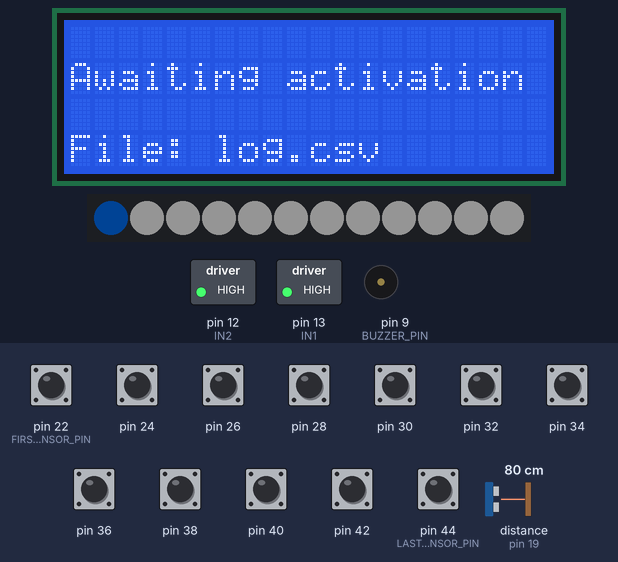
Recording of a sketch running on a simulated Arduino Mega 2560, built with avr-gcc and run on an emulated ATmega2560. Parts: 20×4 character LCD, 12 RGB LEDs in strip order, left to right, switched loads named in the sketch (green lamp = pin HIGH), buzzer (waves = sounding). Wiring (inferred from the names in the program): range finder with pulse-width output: data pin 19. Dashed ring = blinking. Inputs (shaded band) come from the test bench; at power-on: pin 22 (FIRST_HALL_SENSOR_PIN), pin 24, pin 26, pin 28, pin 30, pin 32, pin 34, pin 36, pin 38, pin 40, pin 42, pin 44 (LAST_HALL_SENSOR_PIN) HIGH, distance to the obstacle (sensor on pin 19) 80 cm. Dim RGB values are drawn brighter than linear; storage starts empty; what the sketch prints to the serial monitor is not drawn.

Above: at 1.5 s.
1.6 s: distance to the obstacle (sensor on pin 19) set to 19 cm
3.1 s: distance to the obstacle (sensor on pin 19) set to 16 cm
At 4.2 s:
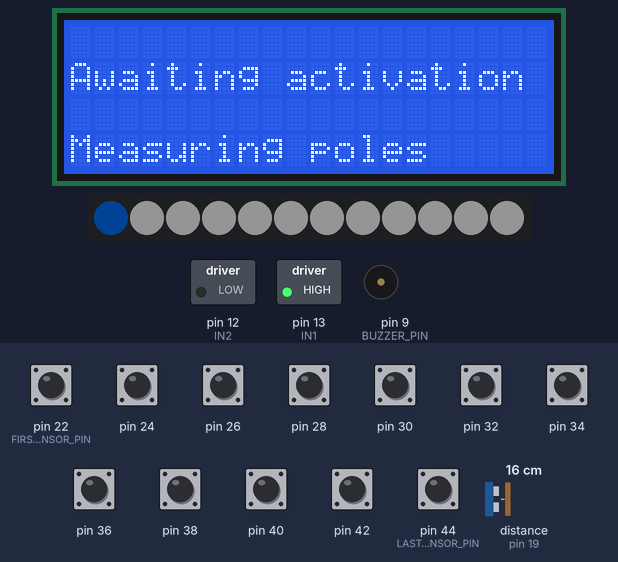
At 6.3 s:
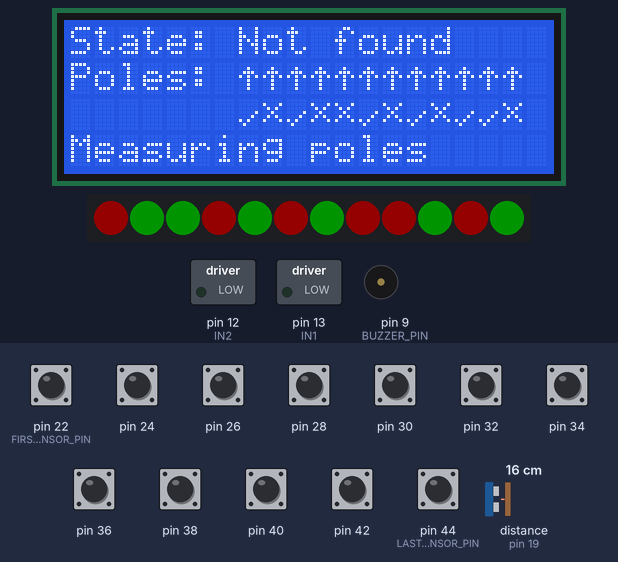
9.1 s: distance to the obstacle (sensor on pin 19) set to 35 cm
At 11.8 s:
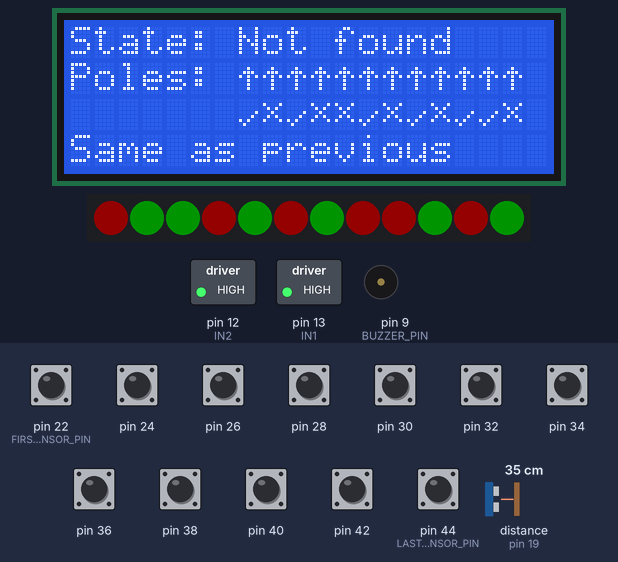
12.1 s: distance to the obstacle (sensor on pin 19) set to 250 cm
At 14.9 s:
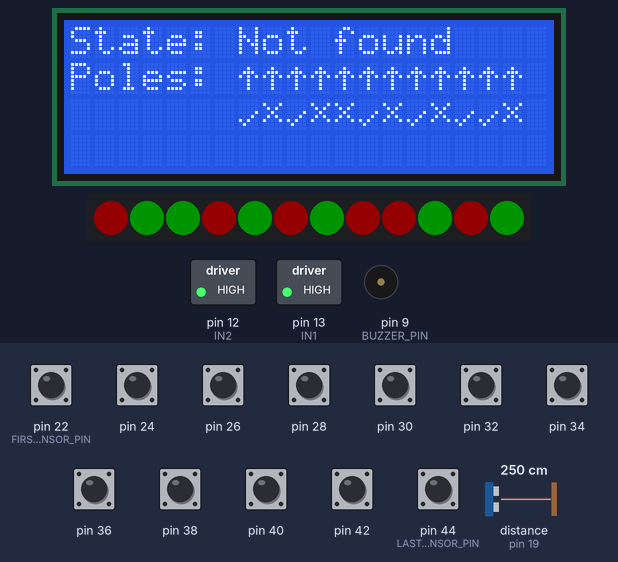
15.1 s: distance to the obstacle (sensor on pin 19) set to 210 cm
18.1 s: distance to the obstacle (sensor on pin 19) set to 205 cm
Timing chart, 0 to 21.1 s (numbered marks = the images above; inputs shaded):
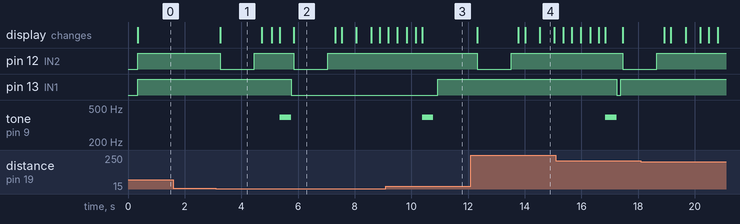

Measured:
- the behaviour switches between 18 and 17 cm on distance to the obstacle (sensor on pin 19) (found by bisection; images 0 and 1)
- after the input at 1.6 s, every drawn part: stays the same
- after the input at 3.1 s, pin 12 (IN2): alternates HIGH for 1.4 s and LOW for 1.2 s, starting after 0.15 s; pin 13 (IN1): HIGH → LOW after 2.7 s; tone on pin 9 (BUZZER_PIN): silent → 392 Hz after 2.3 s, → silent 0.40 s later; the display: changes after 0.15 s (image 1)
- after the input at 9.1 s, pin 12 (IN2): stays HIGH (without the input it goes to LOW after 1.8 s); pin 13 (IN1): LOW → HIGH after 1.8 s
- after the input at 12.1 s, pin 12 (IN2): HIGH → LOW after 0.22 s, → HIGH 1.2 s later; the display: first changes after 0.22 s (image 4 shows a later state)
- what the display in image 1 shows lasts 1.4 s, from 3.3 s to 4.7 s
- what the display in image 4 shows lasts 0.5 s, from 14.5 s to 15.0 s

The sketch:

main.ino
```cpp
#include "peripherals.h"
#include "constants.h"
//#define DEBUG

volatile boolean activated = false;

void enableSignalISR(void);
void initActivationPin(int enablePin);

String fileName = "";
bool SDWorking = false;

void setup() {
  Serial.begin(115200);
  delay(50);

  //initialise IO peripherals
  fileName = checkFileNamesSD();
  SDWorking = initSD(fileName);
  initLCD();
  initMessageLCD(SDWorking, fileName);
  initHallSensors();
  initLEDs();
  initRelays();
  initActivationPin(ENABLE_PIN);
}

uint16_t oldMeasurement = 0;
uint8_t comboIndex = nbCombinations;

void loop() {
  if (activated) {
    delay(50); //Check that signal really is LOW
    if(digitalRead(ENABLE_PIN) == LOW){ //DOWNWARD Flank
      displayStartMeasure();
      motorOn(); //Allow current to flow to create magnetic field
      delay(1200); //Wait for relays to turn on before making a measurement, could be longer (than 1000) because it doesn't reach full current yet. But the measurements look good

      unsigned long measureTime = millis();
      uint16_t measurement = readHallSensors();
      motorOff(); //Deactivate motor to conserve power
      delay(100);
      displayEndMeasure();

      if(measurement != oldMeasurement){ //Check if current measurement is the same as previous
        comboIndex = evaluateMotor(measurement);
        displayNewReadingLCD(comboIndex, measurement);
        displayNewReadingLED(comboIndex, measurement);

        oldMeasurement=measurement;
      }
      else{
        displaySameReadingLCD(comboIndex, oldMeasurement);
        displaySameReadingLED();
      }
      if(comboIndex == CORRECT){ // check if the motor is correct or not
        buzzerCorrect();
        errorPortOff(); //Not necessary but good for redundancy
      }
      else{
        buzzerIncorrect();
        errorPortOn();
      }

      if(SDWorking)
        writeToSD(fileName, measureTime, comboIndex, measurement);
    }
    else{
      delay(50); //Debounce
      if(digitalRead(ENABLE_PIN) == HIGH) //UPWARD Flank
        errorPortOff(); //reset error pin
    }
    delay(10); // When the relays turn off, they create a bounce in the signal which activates measurement again and never stops: wait for bounce then continue
    activated = false;
  }
}

void enableSignalISR(void) {
  activated = true;
}

void initActivationPin(int enablePin){
  pinMode(enablePin, INPUT_PULLUP); //Init activation signal pin
  attachInterrupt(digitalPinToInterrupt(enablePin), enableSignalISR, CHANGE); //interrupt for the enable signal
}
```

constants.h
```cpp
#ifndef CONSTANTS_H
#define CONSTANTS_H

#define CORRECT 0

#define UPARROW 0
#define DOWNARROW 1
#define CROSS 2
#define TICK 3

#define ENABLE_PIN 19
#define IN2 12 // tiene que cerrar que hay error
#define IN1 13 // tiene que abrir cuando ha terminado de medir (circula el corriente)

#define FIRST_HALL_SENSOR_PIN 22
#define NB_HALL_SENSORS 12
#define LAST_HALL_SENSOR_PIN 44

#define LCD_POWER 8

#define LED_PIN 10
#define NB_LEDS 12
#define BRIGHTNESS 20

#define BUZZER_PIN 9

#define CS_SD 53
#define FILENAME "log" //.csv file
#define HEADER "No.,Time,Correct(BIN),Measurement(BIN),Correct poles(BIN),Winding type"
#endif

//Interruptor abajo (a HIGH) -> abre IN2
// Memoria el 20 Lunes
```

peripherals.cpp
```cpp
#include "peripherals.h"
#include "constants.h"
#include "pitches.h"

LiquidCrystal_I2C lcd(0x27, 20, 4); // set the LCD address to 0x27 for a 16 chars and 2 line
Adafruit_NeoPixel LEDstrip(NB_LEDS, LED_PIN, NEO_GRB + NEO_KHZ800); //12 = NB_HALL_SENSORS
uint16_t nbMeasurements = 0;

/*******CONSTANTS*******/
//Known polarity combinations
//Each bit represents a polarity: 1-> N pole, 0-> S pole
//LSb represents the measurement of the last hall sensor =
uint16_t combinations[] = {
  0b101001010110, 0b011001010110, 0b101001100110, 0b011001100110, 0b101001010101,
  0b011001010101, 0b101001100101, 0b011001100101, 0b101010010110, 0b011010010110,
  0b101010100110, 0b011010100110, 0b101010010101, 0b011010010101, 0b101010100101,
  0b011010100101, 0b101001011010, 0b011001011010, 0b101001101010, 0b011001101010,
  0b101001011001, 0b011001011001, 0b101001101001, 0b011001101001, 0b101010011010,
  0b011010011010, 0b101010101010, 0b011010101010, 0b101010011001, 0b011010011001,
  0b101010101001, 0b011010101001, 0b100101010110, 0b010101010110, 0b100101100110,
  0b010101100110, 0b100101010101, 0b010101010101, 0b100101100101, 0b010101100101,
  0b100110010110, 0b010110010110, 0b100110100110, 0b010110100110, 0b100110010101,
  0b010110010101, 0b100110100101, 0b010110100101, 0b100101011010, 0b010101011010,
  0b100101101010, 0b010101101010, 0b100101011001, 0b010101011001, 0b100101101001,
  0b010101101001, 0b100110011010, 0b010110011010, 0b100110101010, 0b010110101010,
  0b100110011001, 0b010110011001, 0b100110101001, 0b010110101001
};

//Corresponding code for each polarity combination
String combinationNames[] = {
  "Correct",  "A1inv",  "A2inv",  "Ainv", "B1inv",
  "A1B1inv",  "A2B1inv",  "AB1inv", "B2inv",  "A1B2inv",
  "A2B2inv",  "AB2inv", "Binv", "A1Binv", "A2Binv",
  "ABinv",  "C1inv",  "A1C1inv",  "A2C1inv",  "AC1inv",
  "B1C1inv",  "A1B1C1inv",  "A2B1C1inv",  "AB1C1inv", "B2C1inv",
  "A1B2C1inv",  "A2B2C1inv",  "AB2C1inv", "BC1inv", "A1BC1inv",
  "A2BC1inv", "ABC1inv",  "C2inv",  "A1C2inv",  "A2C2inv",
  "AC2inv", "B1C2inv",  "A1B1C2inv",  "A2B1C2inv",  "AB1C2inv",
  "B2C2inv",  "A1B2C2inv",  "A2B2C2inv",  "AB2C2inv", "BC2inv",
  "A1BC2inv", "A2BC2inv", "ABC2inv",  "Cinv", "A1Cinv",
  "A2Cinv", "ACinv",  "B1Cinv", "A1B1Cinv", "A2B1Cinv",
  "AB1Cinv",  "B2Cinv", "A1B2Cinv", "A2B2Cinv", "AB2Cinv",
  "BCinv",  "A1BCinv",  "A2BCinv",  "ABCinv", "Not found"
};

byte upArrow[] = {
  0b00000,
  0b00100,
  0b01110,
  0b10101,
  0b00100,
  0b00100,
  0b00100,
  0b00000
};

byte downArrow[] = {
  0b00000,
  0b00100,
  0b00100,
  0b00100,
  0b10101,
  0b01110,
  0b00100,
  0b00000
};

byte cross[] = {
  0b00000,
  0b10001,
  0b01010,
  0b00100,
  0b01010,
  0b10001,
  0b00000,
  0b00000
};

byte tick[] = {
  0b00000,
  0b00000,
  0b00000,
  0b00001,
  0b00010,
  0b10100,
  0b01000,
  0b00000
};

uint16_t nbCombinations = LENGTH(combinations); //depends only on array 'combinations', therefore adaptable for different motor configurations
/*******CONSTANTS*******/

/******Initialisation functions*******/
void initRelays(void){
  pinMode(IN1, OUTPUT);
  pinMode(IN2, OUTPUT);
  motorOff();
  errorPortOff();
}

void initLCD(void){
  pinMode(LCD_POWER, INPUT_PULLUP);
  digitalWrite(LCD_POWER, HIGH);
  delay(100);

  lcd.init();
  lcd.backlight();
  lcd.createChar(UPARROW, upArrow);
  lcd.createChar(DOWNARROW, downArrow);
  lcd.createChar(CROSS, cross);
  lcd.createChar(TICK, tick);
}

void initMessageLCD(bool SDWorking, String fileName){
  lcd.print("State:no measurement");
  lcd.setCursor(0, 1);
  lcd.print("Awaiting activation");
  lcd.setCursor(0, 3);
  if(!SDWorking){
    lcd.print("   ** SD error **");
  }
  else{
    lcd.print("File: " + fileName);
  }
}

void initHallSensors(void) {
  for (int i = FIRST_HALL_SENSOR_PIN; i <= LAST_HALL_SENSOR_PIN /*NB_HALL_SENSORS + FIRST_HALL_SENSOR_PIN*/; i+=2) { //MSB first
 #ifdef DEBUG
    Serial.println(i);
 #endif
    pinMode(i, INPUT_PULLUP);
  }
}

void initLEDs(void){
  LEDstrip.begin();
  LEDstrip.setBrightness(BRIGHTNESS);
  LEDstrip.fill(LEDstrip.Color(255, 255, 255)); //White
  LEDstrip.setPixelColor(0, LEDstrip.Color(0, 117, 255)); //Set first pixel to Blue to show start
  LEDstrip.show();
}

void initBuzzer(void){
  pinMode(BUZZER_PIN, OUTPUT);
}

String checkFileNamesSD(void){
  if (!SD.begin(CS_SD)) {
    Serial.println("SD card or not present.");
    return ""; // don't do anything more:
  }

  String fileName = FILENAME;
  int len = fileName.length();
  if(!SD.exists(fileName + ".csv"))
    return fileName + ".csv";

  uint8_t i = 0;
  while(1){
    if(!SD.exists(fileName + i + ".csv"))
      return fileName + i + ".csv"; //i is incremented if a file of the same name is detected
    i++;
  }
}

bool initSD(String fileName){
  if (!SD.begin(CS_SD)) {
    Serial.println("SD card broken or not present.");
    return false; // don't do anything more:
  }

  File logFile = SD.open(fileName, FILE_WRITE);
  if (logFile){
    //These will be the headers for your excel file, CHANGE "" to whatever headers you would like to use
    logFile.println("sep=,");
    logFile.println(HEADER);
    logFile.close();
    return true;
  }
  Serial.println("Unable to open.");
  return false;
}
/******Initialisation functions*******/

/******Loop functions******/
void motorOn(void){
  digitalWrite(IN2, LOW); //Closed
}

void motorOff(void){
  digitalWrite(IN2, HIGH); //Open
}

void errorPortOn(void){
  digitalWrite(IN1, LOW); //Closed
}

void errorPortOff(void){
  digitalWrite(IN1, HIGH); //Open
}

uint16_t readHallSensors(void) {
  uint16_t reading = 0;

  for (int i = FIRST_HALL_SENSOR_PIN, j = NB_HALL_SENSORS - 1 ; i <= LAST_HALL_SENSOR_PIN; i+=2, j--) { //MSB first
    reading |= (digitalRead(i) << j); // each reading is a single bit, the bit shifting enables this
  }
#ifdef DEBUG
  Serial.print("reading = ");
  Serial.println(reading, BIN);
#endif
  return reading;
}

uint16_t evaluateMotor(uint16_t reading) {
  for (int i = 0; i < nbCombinations - 1; i++) {
#ifdef DEBUG
    Serial.print(reading, BIN);
    Serial.print(" =? ");
    Serial.println((combinations[i]), BIN);
#endif
    if (reading == combinations[i]) {
      //strcpy(s, combinationNames[i].c_str());
      return i; //index of correct combination
#ifdef DEBUG
      Serial.println(s);
#endif
    }
  }

#ifdef DEBUG
  Serial.println(s);
#endif
  return nbCombinations; //No correponding combination found
}

void displayStartMeasure(void){
  lcd.setCursor(0, 3);
  lcd.print("Measuring poles   ");
  //lcd.noDisplay();
  digitalWrite(LCD_POWER, LOW);
}

void displayEndMeasure(void){
  //lcd.display();
  digitalWrite(LCD_POWER, HIGH);
  initLCD();
}

void displayNewReadingLCD(uint8_t comboIndex, uint16_t reading) {
  lcd.clear();
  delay(10);
  for(int i = 0; i < 3; i++){ //repeat data sending so that the screen is more stable
    lcd.home();
    lcd.print("State: ");
    lcd.print(combinationNames[comboIndex]);

    lcd.setCursor(0, 1);
    if(comboIndex >= 0){ //print raw pole readings
      lcd.print("Poles: ");
      for(int i=NB_HALL_SENSORS-1; i >= 0; i--)
        getBit(reading, i) ? lcd.write(UPARROW) : lcd.write(DOWNARROW);

      lcd.setCursor(7, 2); //align with polarities
      reading ^= combinations[CORRECT];
      for(int i=NB_HALL_SENSORS-1; i >= 0; i--){ //print whether poles are correct or not
        getBit(reading, i) ? lcd.write(CROSS) : lcd.write(TICK); //Negated because with xor 1 means the values are different
      }
      lcd.setCursor(0, 3);
      lcd.print("         ");
    }
    else{
      //lcd.print("- Please try again -");
    }
  }
}

void displayNewReadingLED(uint8_t comboIndex, uint16_t reading){
  reading ^= combinations[CORRECT]; //Find incorrect windings: 1 where the values are different ie. wrong
  LEDstrip.clear();
  if(comboIndex >=0){
    for(int i=NB_HALL_SENSORS-1; i >= 0;i--){ //Start from MSb -> LSb
      uint32_t colour = LEDstrip.Color(0, 255, 0); //Green

      if(getBit(reading, i)) //This checks if the bit at the given index is 1 or 0
        colour = LEDstrip.Color(255, 0, 0); //Red

      LEDstrip.setPixelColor(i, colour);
      LEDstrip.show();
      delay(35);
    }
  }
  else{
    LEDstrip.fill(LEDstrip.Color(0, 0, 255)); //Blue
    LEDstrip.show();
  }
}

void displaySameReadingLCD(uint8_t comboIndex, uint16_t reading){
    displayNewReadingLCD(comboIndex, reading);
    lcd.setCursor(0, 3);
    lcd.print("Same as previous");
    delay(500);
    lcd.setCursor(0, 3);
    lcd.print("                    "); //clear line
    delay(500);
    lcd.setCursor(0, 3);
    lcd.print("Same as previous");
}

void displaySameReadingLED(void){
  for(int j=0; j<5; j++){
    for(int i=0; i<BRIGHTNESS; i++){ //DIM LEDS
      LEDstrip.setBrightness(BRIGHTNESS-i);
      LEDstrip.show();
      delay(8);
    }

    delay(8);

    for(int i=1; i<=BRIGHTNESS;i++){ //BRIGHTEN LEDs
      LEDstrip.setBrightness(i);
      LEDstrip.show();
      delay(8);
    }
  }
}

void buzzerCorrect(void){
  int melodyGood[] = {NOTE_C5, NOTE_E5, NOTE_G5};
  int duration = 200;
  for (int thisNote = 0; thisNote < 3; thisNote++) {
    tone(BUZZER_PIN, melodyGood[thisNote], duration);
    delay(200);
  }
}

//void buzzerIncorrect(void){
//  int melodyBad[] = {NOTE_CS4, NOTE_C5};
//  int duration = 300;
//  for(int j = 0; j < 4; j++){
//    for (int thisNote = 0; thisNote < 2; thisNote++) {
//      tone(BUZZER_PIN, melodyBad[thisNote], duration);
//      delay(20);
//    }
//  }
//}

void buzzerIncorrect(void){
  int melodyGood[] = {NOTE_G4, NOTE_G4};
  int duration = 200;
  for (int thisNote = 0; thisNote < 2; thisNote++) {
    tone(BUZZER_PIN, melodyGood[thisNote], duration);
    delay(200);
  }
}

void writeToSD(String fileName, unsigned long t, uint8_t comboIndex, uint16_t reading){
  File logFile = SD.open(fileName, FILE_WRITE);
  if (logFile){
    uint16_t mask = 0b0000111111111111; //remove the first 4 bits of measurement which correspond to nothing
    uint16_t correctPoles = ~(reading ^= combinations[CORRECT]);
    correctPoles &= mask;

      logFile.print(String(nbMeasurements) + ","
                      + String(t/1000.0) + ","                        //Time
                      + String(comboIndex == CORRECT) + ",");         //Is the motor completely correct?
      logFile.print(reading, BIN);                                    //Raw measurement
      logFile.print(",");
      logFile.print(correctPoles, BIN);                               //Correct/incorrect poles
      logFile.print(",");
      logFile.println(combinationNames[comboIndex]);                  //Winding type
      logFile.close();

      //For debugging purposes
      String s = (String(nbMeasurements) + ","
                      + String(comboIndex == CORRECT) + ","
                      + String(t) + ","
                      + String(reading) + ","
                      + String(~(reading ^= combinations[CORRECT])) + ","
                      + combinationNames[comboIndex]);
      Serial.println(s);
      nbMeasurements++;
    }
}
/******Loop functions******/

/******Supplementary function******/
boolean getBit(uint16_t b, uint8_t n){
  uint16_t mask = 1<<n;
  return b & mask;
}
/******Supplementary function******/
```

peripherals.h
```cpp
#ifndef PERIPHERALS_H
#define PERIPHERALS_H

#include "constants.h"
#include <Wire.h>
#include <LiquidCrystal_I2C.h>
#include <Adafruit_NeoPixel.h>
#include <SPI.h>
#include <SD.h>

inline bool getBit(uint16_t b, uint8_t n) __attribute__((always_inline)); //inline in order to improve speed

//Template/Macro for counting number of elements in array safely, works for many types
template <typename T, size_t N>
char ( &_ArraySizeHelper( T (&arr)[N] ))[N];
#define LENGTH( arr ) (sizeof( _ArraySizeHelper( arr ) ))

extern uint16_t nbCombinations;

/******Initialisation functions*******/
void initRelays(void);
String checkFileNamesSD(void);
bool initSD(String fileName);
void initLCD(void);
void initMessageLCD(bool SDWorking, String fileName);
void initHallSensors(void);
void initLEDs(void);
void initBuzzer(void);
/******Initialisation functions*******/

/******Loop functions******/
void motorOn(void);
void motorOff(void);
void errorPortOn(void);
void errorPortOff(void);

uint16_t readHallSensors(void);
uint16_t evaluateMotor(uint16_t reading);

void displayStartMeasure(void);
void displayEndMeasure(void);
void displayNewReadingLCD(uint8_t comboIndex, uint16_t reading);
void displayNewReadingLED(uint8_t comboIndex, uint16_t reading);

void displaySameReadingLCD(uint8_t comboIndex, uint16_t reading); //blink screen with "Same as previous"
void displaySameReadingLED(void);

void buzzerCorrect(void);
void buzzerIncorrect(void);

void writeToSD(String fileName, unsigned long t, uint8_t comboIndex, uint16_t reading);
/******Loop functions******/

#endif
```

pitches.h
```cpp
/*************************************************

 Frequency of notes

 *************************************************/
#define NOTE_B0  31
#define NOTE_C1  33
#define NOTE_CS1 35
#define NOTE_D1  37
#define NOTE_DS1 39
#define NOTE_E1  41
#define NOTE_F1  44
#define NOTE_FS1 46
#define NOTE_G1  49
#define NOTE_GS1 52
#define NOTE_A1  55
#define NOTE_AS1 58
#define NOTE_B1  62
#define NOTE_C2  65
#define NOTE_CS2 69
#define NOTE_D2  73
#define NOTE_DS2 78
#define NOTE_E2  82
#define NOTE_F2  87
#define NOTE_FS2 93
#define NOTE_G2  98
#define NOTE_GS2 104
#define NOTE_A2  110
#define NOTE_AS2 117
#define NOTE_B2  123
#define NOTE_C3  131
#define NOTE_CS3 139
#define NOTE_D3  147
#define NOTE_DS3 156
#define NOTE_E3  165
#define NOTE_F3  175
#define NOTE_FS3 185
#define NOTE_G3  196
#define NOTE_GS3 208
#define NOTE_A3  220
#define NOTE_AS3 233
#define NOTE_B3  247
#define NOTE_C4  262
#define NOTE_CS4 277
#define NOTE_D4  294
#define NOTE_DS4 311
#define NOTE_E4  330
#define NOTE_F4  349
#define NOTE_FS4 370
#define NOTE_G4  392
#define NOTE_GS4 415
#define NOTE_A4  440
#define NOTE_AS4 466
#define NOTE_B4  494
#define NOTE_C5  523
#define NOTE_CS5 554
#define NOTE_D5  587
#define NOTE_DS5 622
#define NOTE_E5  659
#define NOTE_F5  698
#define NOTE_FS5 740
#define NOTE_G5  784
#define NOTE_GS5 831
#define NOTE_A5  880
#define NOTE_AS5 932
#define NOTE_B5  988
#define NOTE_C6  1047
#define NOTE_CS6 1109
#define NOTE_D6  1175
#define NOTE_DS6 1245
#define NOTE_E6  1319
#define NOTE_F6  1397
#define NOTE_FS6 1480
#define NOTE_G6  1568
#define NOTE_GS6 1661
#define NOTE_A6  1760
#define NOTE_AS6 1865
#define NOTE_B6  1976
#define NOTE_C7  2093
#define NOTE_CS7 2217
#define NOTE_D7  2349
#define NOTE_DS7 2489
#define NOTE_E7  2637
#define NOTE_F7  2794
#define NOTE_FS7 2960
#define NOTE_G7  3136
#define NOTE_GS7 3322
#define NOTE_A7  3520
#define NOTE_AS7 3729
#define NOTE_B7  3951
#define NOTE_C8  4186
#define NOTE_CS8 4435
#define NOTE_D8  4699
#define NOTE_DS8 4978
```
